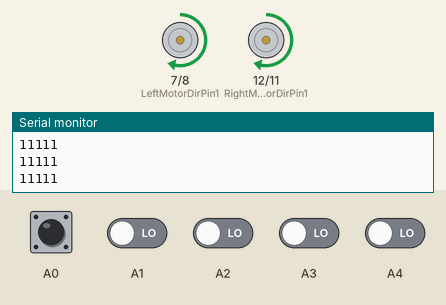
Simulated run of this sketch. Board: Arduino Uno, built with avr-gcc and run on an emulated ATmega328P. Parts: motor-driver pin pairs drawn as motors (green arrow = first pin HIGH = forward, orange = second pin HIGH = backward, longer = more drive, scaled by the enable pin), the last lines printed to the serial monitor. The inputs (shaded band) are chosen by the test bench; at power-on: A0–4 LOW.

Above: at 1.2 s.
1.3 s: A0 driven HIGH
At 2.5 s:
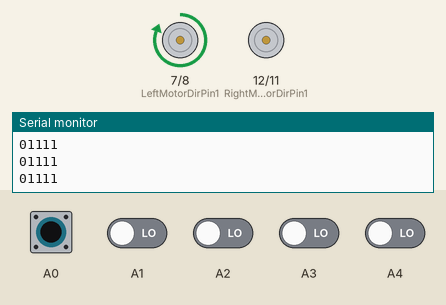
2.8 s: A4 driven HIGH
At 3.9 s:
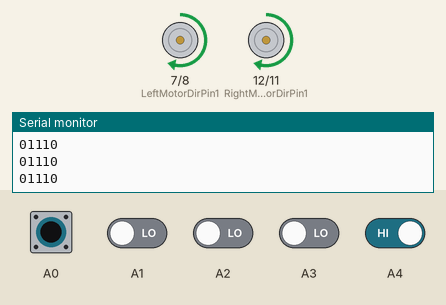
4.3 s: A4 driven LOW
At 4.8 s:
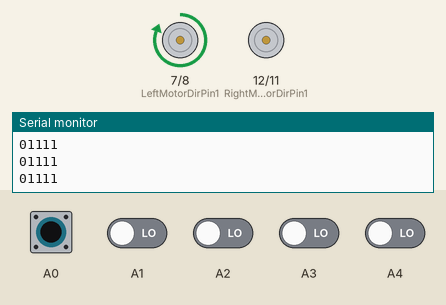
5.8 s: A0 driven LOW
At 6.2 s:
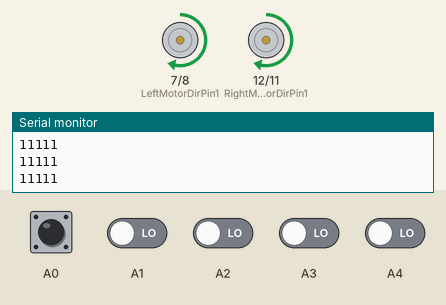
7.3 s: A0 driven HIGH and A1 driven HIGH and A2 driven HIGH and A3 driven HIGH and A4 driven HIGH
At 8.3 s:
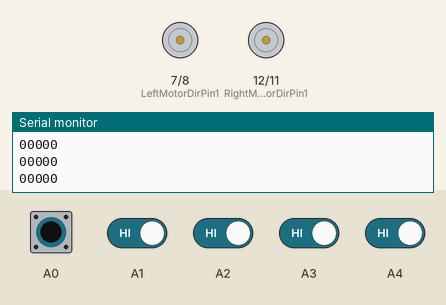
8.8 s: A0 pulsed LOW 2 times (0.12 s each, 0.3 s apart)
At 9.02 s:
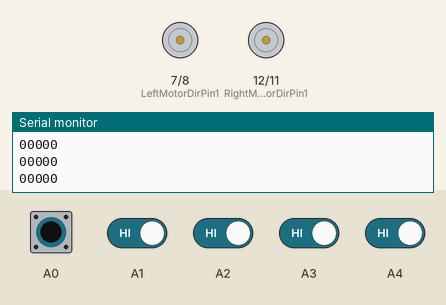
Timing chart, 0 to 11.8 s (numbered marks = the images above; inputs shaded):
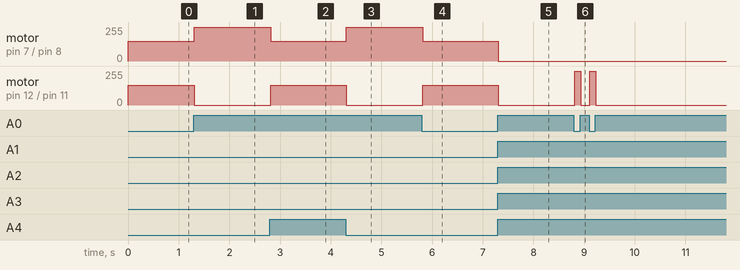

The sketch:

pd_path_tracking.ino
```cpp
/************************************************************
 * PD Line Tracking Robot - OSOYOO V2.1 Platform
 * Developed by: [Your Name]
 * Description: Line following robot using IR sensors + PD control
 ************************************************************/

#include <Arduino.h>

// ==== Sensor Pin Definitions ====
#define LFSensor_0 A0  // Leftmost
#define LFSensor_1 A1
#define LFSensor_2 A2  // Center
#define LFSensor_3 A3
#define LFSensor_4 A4  // Rightmost

// ==== Motor Pin Definitions ====
#define speedPinR 9    // Right motor PWM
#define RightMotorDirPin1 12
#define RightMotorDirPin2 11
#define speedPinL 6    // Left motor PWM
#define LeftMotorDirPin1 7
#define LeftMotorDirPin2 8

// ==== Speed Settings ====
#define BASE_SPEED 150
#define FAST_SPEED 180
#define MID_SPEED 140
#define SLOW_SPEED 130

// ==== Sensor Pattern Constants ====
const String STRAIGHT = "00100";
const String FAR_LEFT = "10000";
const String LEFT = "01100";
const String FAR_RIGHT = "00001";
const String RIGHT = "00110";
const String STOP_LINE = "11111";

// ==== PD Controller Gains ====
const float Kp = 25.0;
const float Kd = 15.0;
int lastError = 0;

// ==== Setup ====
void setup() {
  // Motor pins
  pinMode(RightMotorDirPin1, OUTPUT);
  pinMode(RightMotorDirPin2, OUTPUT);
  pinMode(speedPinR, OUTPUT);
  pinMode(LeftMotorDirPin1, OUTPUT);
  pinMode(LeftMotorDirPin2, OUTPUT);
  pinMode(speedPinL, OUTPUT);

  // Stop motors at boot
  stopMotors();

  // Serial for debugging
  Serial.begin(9600);
}

// ==== Loop ====
void loop() {
  pdLineTracking();
}

// ==== Read Sensor Pattern ====
String readSensorPattern() {
  char sensor[6];
  for (int i = 0; i < 5; i++) {
    int pin = LFSensor_0 + i;
    sensor[i] = digitalRead(pin) == LOW ? '1' : '0'; // Assuming active-low sensors
  }
  sensor[5] = '\0';
  return String(sensor);
}

// ==== Compute Line Error from Sensor ====
int computeError(String pattern) {
  int weights[5] = {-200, -100, 0, 100, 200};
  int error = 0;
  for (int i = 0; i < 5; i++) {
    if (pattern[i] == '1') {
      error += weights[i];
    }
  }
  return error;
}

// ==== PD Controller Logic ====
void pdLineTracking() {
  String sensorPattern = readSensorPattern();
  Serial.println(sensorPattern);

  if (sensorPattern == "00000") {
    stopMotors();
    return;
  }

  int error = computeError(sensorPattern);
  int correction = Kp * error + Kd * (error - lastError);
  lastError = error;

  int leftSpeed = constrain(BASE_SPEED + correction, 0, 255);
  int rightSpeed = constrain(BASE_SPEED - correction, 0, 255);

  setMotorSpeed(leftSpeed, rightSpeed);
  moveForward();
}

// ==== Motor Control Functions ====
void setMotorSpeed(int left, int right) {
  analogWrite(speedPinL, left);
  analogWrite(speedPinR, right);
}

void moveForward() {
  digitalWrite(RightMotorDirPin1, HIGH);
  digitalWrite(RightMotorDirPin2, LOW);
  digitalWrite(LeftMotorDirPin1, HIGH);
  digitalWrite(LeftMotorDirPin2, LOW);
}

void stopMotors() {
  digitalWrite(RightMotorDirPin1, LOW);
  digitalWrite(RightMotorDirPin2, LOW);
  digitalWrite(LeftMotorDirPin1, LOW);
  digitalWrite(LeftMotorDirPin2, LOW);
}
```

Measured:
- after the input at 1.3 s, motor on pin 7 (LeftMotorDirPin1) / pin 8 (LeftMotorDirPin2): forward 150/255 → forward 255/255 at once; motor on pin 12 (RightMotorDirPin1) / pin 11 (RightMotorDirPin2): forward 150/255 → stopped at once
- after the input at 2.8 s, motor on pin 7 (LeftMotorDirPin1) / pin 8 (LeftMotorDirPin2): forward 255/255 → forward 150/255 at once; motor on pin 12 (RightMotorDirPin1) / pin 11 (RightMotorDirPin2): stopped → forward 150/255 at once
- after the input at 4.3 s, motor on pin 7 (LeftMotorDirPin1) / pin 8 (LeftMotorDirPin2): forward 150/255 → forward 255/255 at once; motor on pin 12 (RightMotorDirPin1) / pin 11 (RightMotorDirPin2): forward 150/255 → stopped at once
- after the input at 5.8 s, motor on pin 7 (LeftMotorDirPin1) / pin 8 (LeftMotorDirPin2): forward 255/255 → forward 150/255 at once; motor on pin 12 (RightMotorDirPin1) / pin 11 (RightMotorDirPin2): stopped → forward 150/255 at once
- after the input at 7.3 s, motor on pin 7 (LeftMotorDirPin1) / pin 8 (LeftMotorDirPin2), motor on pin 12 (RightMotorDirPin1) / pin 11 (RightMotorDirPin2): forward 150/255 → stopped at once
- after the input at 8.8 s, motor on pin 12 (RightMotorDirPin1) / pin 11 (RightMotorDirPin2): alternates forward 255/255 for 0.12 s and stopped for 0.18 s, 4 changes in all, then stays stopped, starting at once
